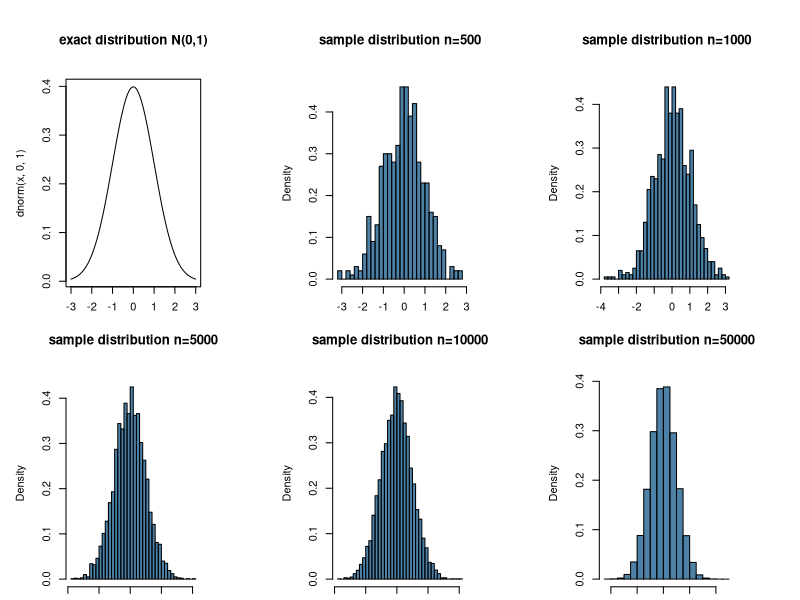
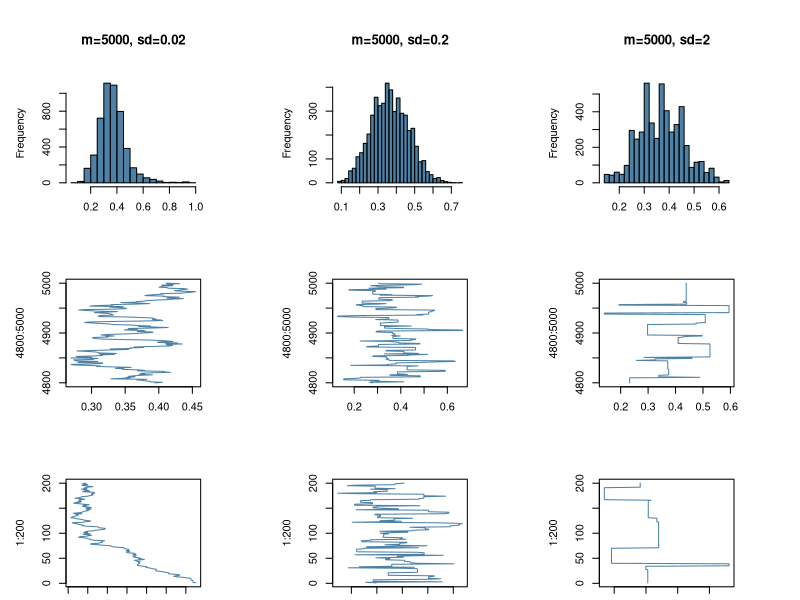
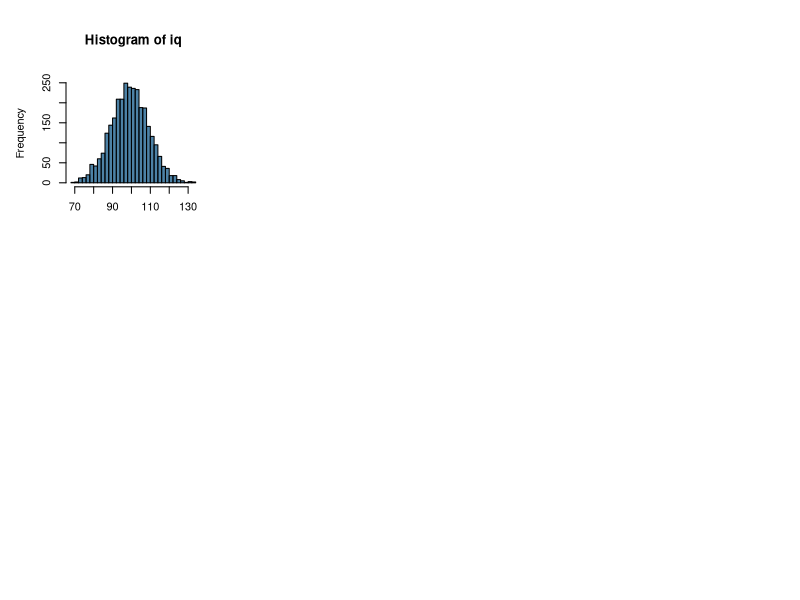
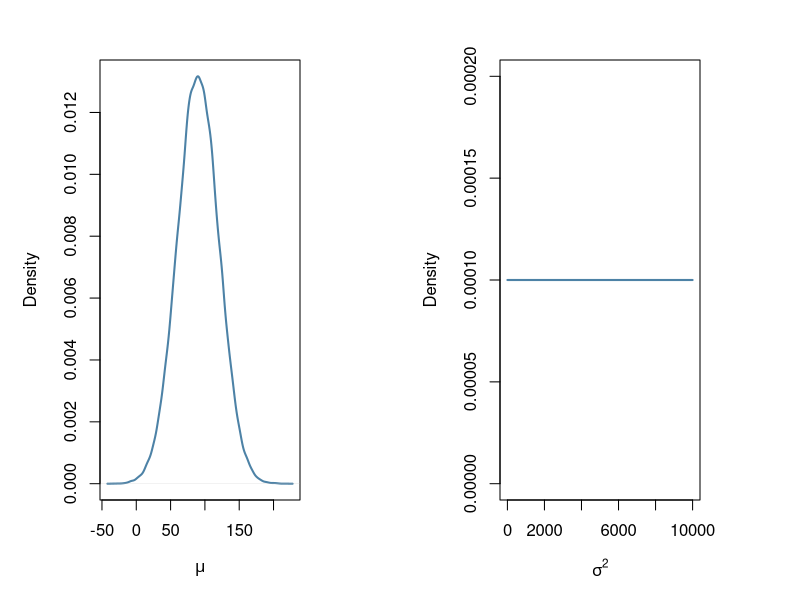
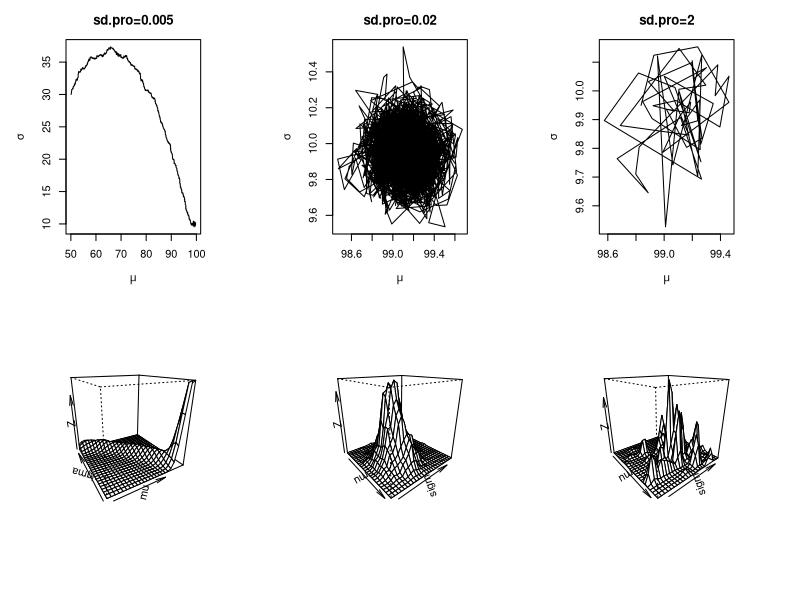
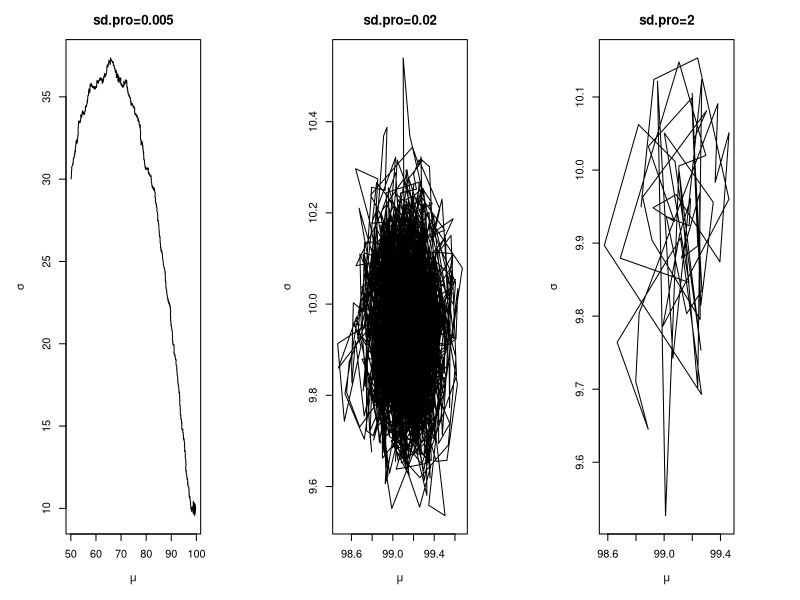
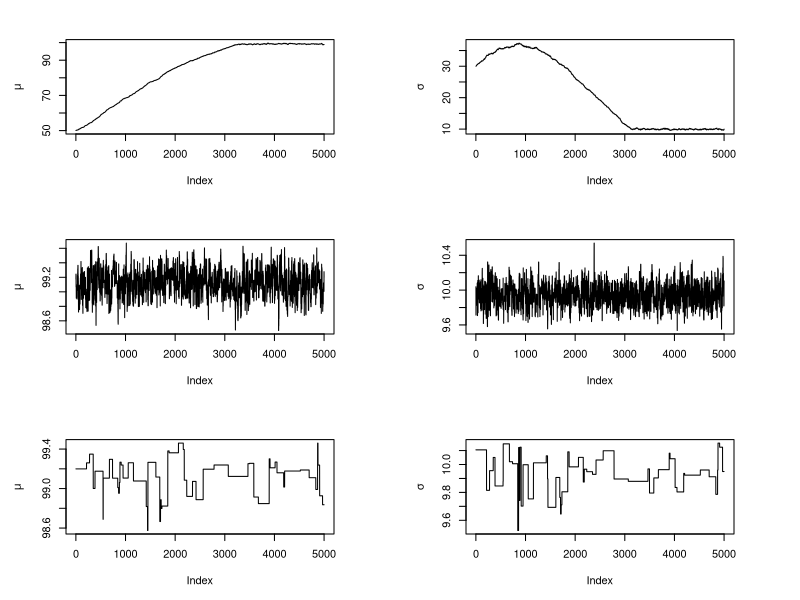
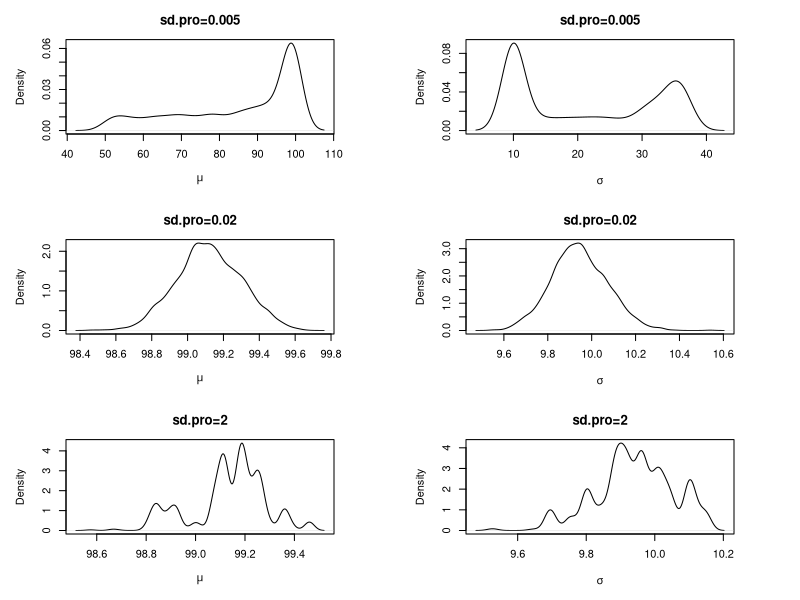

Recreate these plots in R, in order.
## ---- chunk 1
knitr::opts_chunk$set(echo = FALSE)
## ---- chunk 2
library(scales)
x<-seq(-3,3,0.01)
par(mfrow=c(2,3), mar=c(1,5,6,5))
plot(x, dnorm(x,0,1),type="l", main="exact distribution N(0,1)", xlab="X")
hist(rnorm(500,0,1), freq=F, nclass=30, col=alpha("#004D80",0.7),
     main="sample distribution n=500", xlab="X")
hist(rnorm(1000,0,1), freq=F, nclass=30, col=alpha("#004D80",0.7),
     main="sample distribution n=1000", xlab="X")
hist(rnorm(5000,0,1), freq=F, nclass=30, col=alpha("#004D80",0.7),
     main="sample distribution n=5000", xlab="X")
hist(rnorm(10000,0,1), freq=F, nclass=30, col=alpha("#004D80",0.7),
     main="sample distribution n=10000", xlab="X")
hist(rnorm(50000,0,1), freq=F, nclass=30, col=alpha("#004D80",0.7),
     main="sample distribution n=50000", xlab="X")
## ---- chunk 3
theta<-0.99 #initial value
m<-5000 #iteration number
theta.dat<-matrix(nrow=m,ncol=3)
sd.pro<-c(0.02,0.2,2)
count<-matrix(nrow=m, ncol=3)

for(j in 1:length(sd.pro))
  {
  for(i in 1:m)
    {
delta.theta<-rnorm(1,0,sd.pro[j])
theta.pro<-theta+delta.theta #proposed bias parameter

nom<-theta.pro^(7+1-1)*(1-theta.pro)^(20-7+1-1)
denom<-theta^(7+1-1)*(1-theta)^(20-7+1-1)

p.move<-min(1,nom/denom)

if(runif(1,0,1)<p.move)
{theta<-theta.pro
count[i,j]<-1
}else{

theta<-theta  
count[i,j]<-0
}
theta.dat[i,j]<-theta
  } # end of m iteration
} # end of sd loop
## ---- chunk 4
par(mfrow=c(3,3))
hist(theta.dat[,1], nclass=30, col=alpha("#004D80",0.7), main="m=5000, sd=0.02",
     xlab=expression(theta))
hist(theta.dat[,2], nclass=30, col=alpha("#004D80",0.7), main="m=5000, sd=0.2",
     xlab=expression(theta))
hist(theta.dat[,3], nclass=30, col=alpha("#004D80",0.7), main="m=5000, sd=2",
     xlab=expression(theta))

plot(x=theta.dat[4800:5000,1], y=4800:5000, type="l", col=alpha("#004D80",0.7), xlab=expression(theta))
plot(x=theta.dat[4800:5000,2], y=4800:5000, type="l", col=alpha("#004D80",0.7), xlab=expression(theta))
plot(x=theta.dat[4800:5000,3], y=4800:5000, type="l", col=alpha("#004D80",0.7), xlab=expression(theta))

plot(x=theta.dat[1:200,1], y=1:200, type="l", col=alpha("#004D80",0.7), xlab=expression(theta))
plot(x=theta.dat[1:200,2], y=1:200, type="l", col=alpha("#004D80",0.7), xlab=expression(theta))
plot(x=theta.dat[1:200,3], y=1:200, type="l", col=alpha("#004D80",0.7), xlab=expression(theta))
## ---- chunk 5
colSums(count)/5000
## ---- chunk 6
set.seed(123)
iq<-rnorm(3000,99,10) #IQ sample data
hist(iq, nclass=30, xlab="IQ score",col=alpha("#004D80",0.7))
## ---- chunk 7
par(mfrow=c(1,2), mar=c(5,5,3,5))
plot(density(rnorm(100000,90,30)),main="",xlab=expression(mu), col=alpha("#004D80",0.7), lwd=2)
plot(0:10000, dunif(0:10000,0,10000),main="", xlab=expression(sigma^2), type="l", ylab="Density",
     ylim=c(0,0.0002), col=alpha("#004D80",0.7), lwd=2)
## ---- chunk 8
#initial value
mu<-50
sigma<-30

#iteration number
m<-5000 
theta.dat<-matrix(nrow=m,ncol=6)
sd.pro<-c(0.05,0.2,2)
count<-matrix(nrow=m, ncol=3)

for(j in 1:length(sd.pro))
  {
for(i in 1:m)
{

delta.mu<-rnorm(1,0,sd.pro[j])
delta.sigma<-rnorm(1,0,sd.pro[j])

#proposed values
mu.pro<-mu+delta.mu 
sigma.pro<-sigma+delta.sigma

nom<-sum(dnorm(iq,mean = mu.pro,sd = sigma.pro, log=TRUE))+dnorm(mu.pro,90,30, log=TRUE)
denom<-sum(dnorm(iq,mean = mu,sd = sigma, log=TRUE))+dnorm(mu,90,30, log=TRUE)

p.move<-min(1,exp(nom-denom))

if(p.move=="NaN")
{
mu<-mu
sigma<-sigma
count[i,j]<-0
} else if (runif(1,0,1)<p.move)
{
mu<-mu.pro
sigma<-sigma.pro
count[i,j]<-1
}
else
{
mu<-mu
sigma<-sigma
count[i,j]<-0
}

theta.dat[i,2*j-1]<-mu
theta.dat[i,2*j]<-sigma
  } # end of m iteration
}#end of sd loop

colnames(theta.dat)<-c("mu_sdpro1","sigma_sdpro1","mu_sdpro2","sigma_sdpro2","mu_sdpro3","sigma_sdpro3")
## ---- chunk 9
colSums(count)

## ---- chunk 10
par(mfrow=c(2,3))
plot(theta.dat[,1],theta.dat[,2], type="l",xlab=expression(mu),ylab=expression(sigma), main="sd.pro=0.005")
plot(theta.dat[,3],theta.dat[,4], type="l",xlab=expression(mu),ylab=expression(sigma), main="sd.pro=0.02")
plot(theta.dat[,5],theta.dat[,6], type="l",xlab=expression(mu),ylab=expression(sigma), main="sd.pro=2")

library(MASS)
den3d<-kde2d(theta.dat[1000:5000,1],theta.dat[1000:5000,2])
persp(den3d, box=T,phi=20,theta=-30, xlab="mu", ylab=expression(sigma))

den3d<-kde2d(theta.dat[1000:5000,3],theta.dat[1000:5000,4])
persp(den3d, box=T,phi=20,theta=50, xlab=expression(mu), ylab=expression(sigma))

den3d<-kde2d(theta.dat[1000:5000,5],theta.dat[1000:5000,6])
persp(den3d, box=T,phi=20,theta=50, xlab=expression(mu), ylab=expression(sigma))
## ---- chunk 11
par(mfrow=c(1,3))
plot(theta.dat[,1],theta.dat[,2], type="l",xlab=expression(mu),ylab=expression(sigma), main="sd.pro=0.005")
plot(theta.dat[,3],theta.dat[,4], type="l",xlab=expression(mu),ylab=expression(sigma), main="sd.pro=0.02")
plot(theta.dat[,5],theta.dat[,6], type="l",xlab=expression(mu),ylab=expression(sigma), main="sd.pro=2")
## ---- chunk 12
colSums(count)/5000
## ---- chunk 13
par(mfrow=c(3,2))
plot(theta.dat[,1], type="l", ylab=expression(mu))
plot(theta.dat[,2], type="l", ylab=expression(sigma))

plot(theta.dat[,3], type="l", ylab=expression(mu))
plot(theta.dat[,4], type="l", ylab=expression(sigma))

plot(theta.dat[,5], type="l", ylab=expression(mu))
plot(theta.dat[,6], type="l", ylab=expression(sigma))

## ---- chunk 14
par(mfrow=c(3,2))
plot(density(theta.dat[,1]), type="l", xlab=expression(mu), main="sd.pro=0.005")
plot(density(theta.dat[,2]), type="l", xlab=expression(sigma), main="sd.pro=0.005")

plot(density(theta.dat[,3]), type="l", xlab=expression(mu), main="sd.pro=0.02")
plot(density(theta.dat[,4]), type="l", xlab=expression(sigma), main="sd.pro=0.02")

plot(density(theta.dat[,5]), type="l", xlab=expression(mu), main="sd.pro=2")
plot(density(theta.dat[,6]), type="l", xlab=expression(sigma), main="sd.pro=2")

## ---- chunk 15
#install.packages("coda")
library(coda)
## ---- chunk 16
chain<-mcmc(theta.dat)
plot(chain)
## ---- chunk 17
autocorr.diag(chain)
autocorr.plot(chain)
## ---- chunk 18
effectiveSize(chain)
## ---- chunk 19
summary(chain)
